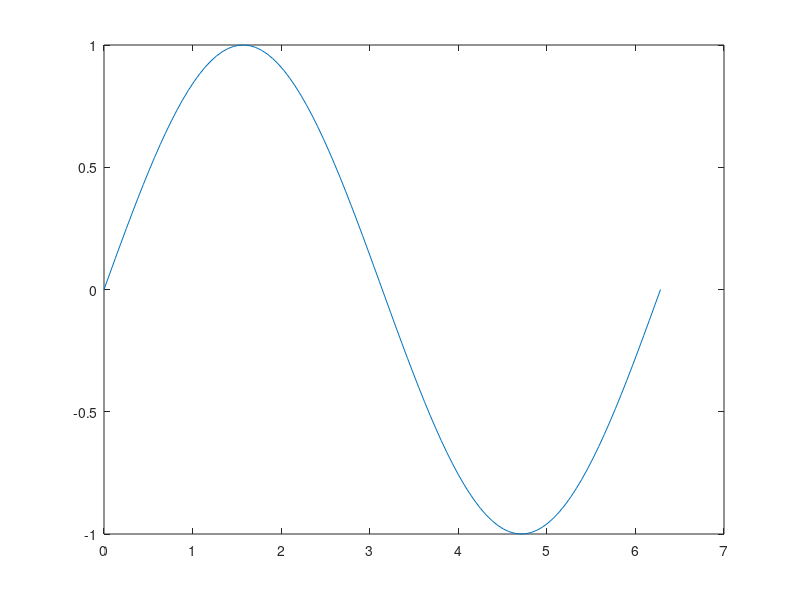

Write MATLAB code to recreate this figure.
%% SINE WAVE GENERATOR
close all

npoints = 100;
freq = 1e3;
file = fopen('sine_wave_points.txt', 'w');

t = linspace(0, 1/freq, 100);
theta = 2*pi*t*freq;
vals = sin(theta);

data = [t; vals];

figure
plot(theta, vals)

fprintf(file, "%.6f %.6f\n", data);